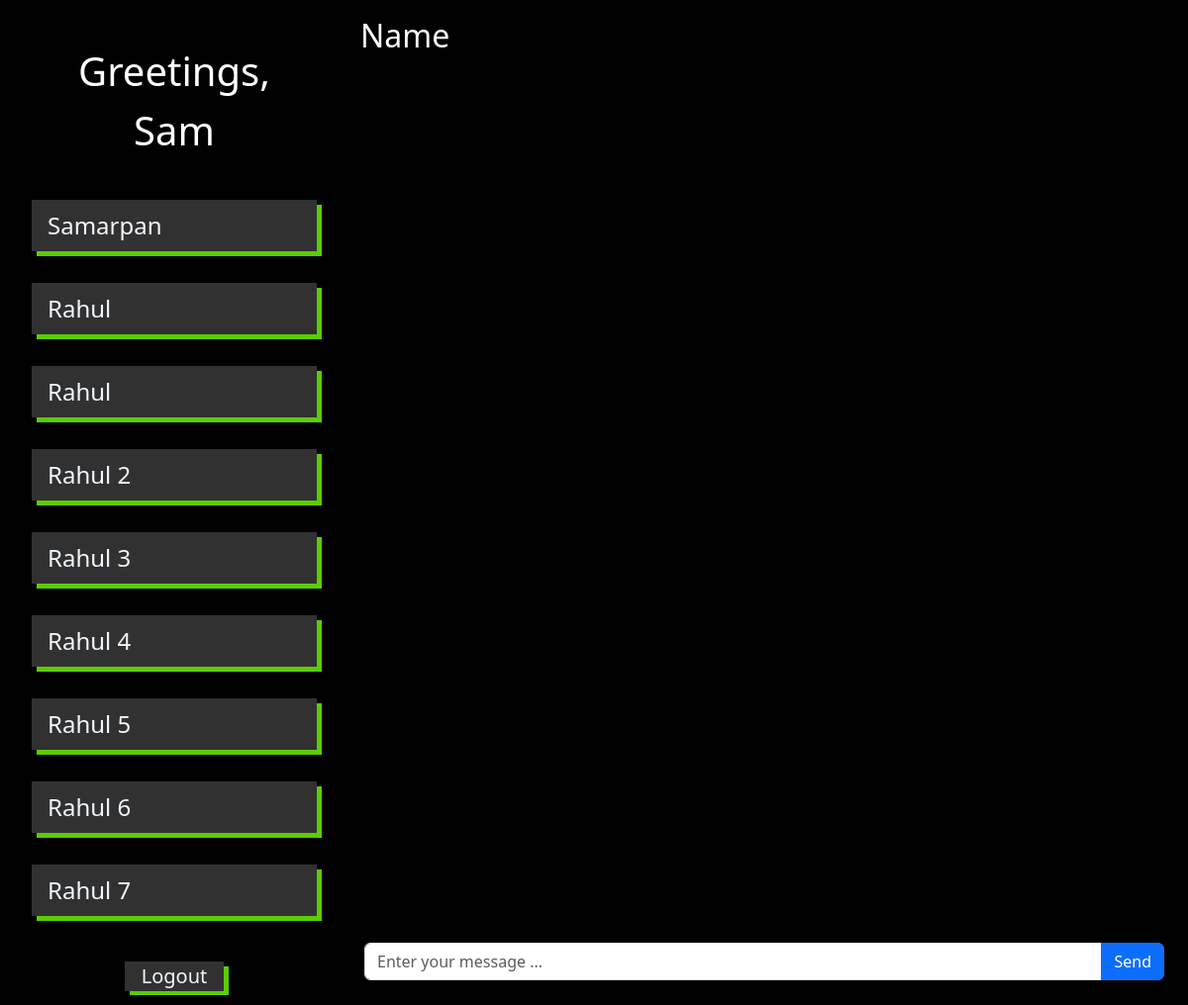
Page /Chats/DashBoard/ (signed in) on the earlier database version.
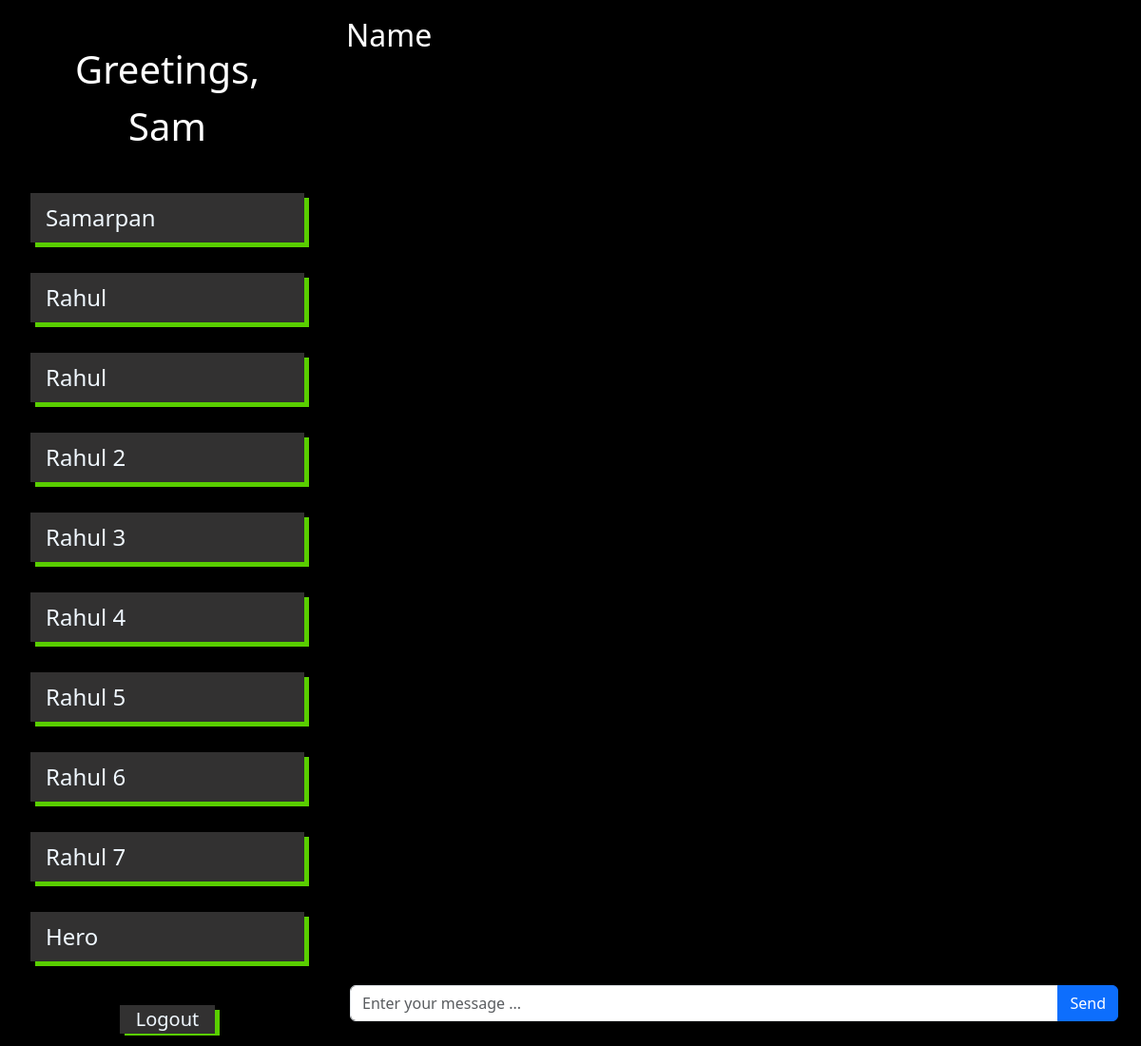
Same page on the later database version.
### ChatAuth/models.py (models this page shows)
class CustomAbstractUser(AbstractUser):
    def save(self,*args,**kwargs):
        self.last_login = timezone.now()
        super().save(*args,**kwargs)
    def __str__(self):
        return self.first_name

### ChatDash/views.py (the view)
# urls.py: path('',Default_View.LoginView.as_view(template_name="ChatAuth/Login.html",redirect_authenticated_user='ChatDash.DashBoardHandler'), name = "Login")
@login_required(login_url='ChatAuth:Login') # if login is not done then redirects to login_url
def DashBoardHandler(req):
    curr_user = CustomAbstractUser.objects.get(username=req.user.username)
    curr_user.last_login = now()
    curr_user.save()
    user_names = CustomAbstractUser.objects.all().exclude(username=req.user.username)
    ParseDict = {
        'usernames':user_names,
    }
    return render(req,"ChatDash/DashBrd.html",ParseDict)

### ChatDash/templates/ChatDash/DashBrd.html (shortened to what this page needs)
{% load static %}
<!DOCTYPE html>
<html lang="en">
<head>
	<link href="https://cdn.jsdelivr.net/npm/bootstrap@5.3.2/dist/css/bootstrap.min.css" rel="stylesheet"
>
	<link rel="stylesheet" href=" {% static 'ChatDash/css/DashBrd.css' %} ">
</head>
<body>
	<div class="container">
		<div class="chat-window d-flex justify-content-evenly align-items-center">
			<div class="contact-list offcanvas-start rounded-2 p-2" tabindex="-1" id="offcanvasExample"
				aria-labelledby="offcanvasExampleLabel">
				<div class="user-div offcanvas-header">
					<h1 class="offcanvas-title m-4" id="offcanvasExampleLabel">Greetings, {{user}}</h1>
				</div>
				<div class="contact-div" >
					{% for username in usernames %}
					<ul class="list-group list-group-flush">
						<a class="list-group-item fs-4 m-3" id="contact-div-element" onclick="sendReceiverName('{{username.username}}')">
							{{username}}
						</a>
					</ul>
					{% endfor %}
					<a class="logout" href="../Logout">Logout</a>
				</div>
			</div>
			<div class="message-list p-1 rounded-3">
				<div class="chat-history rounded-1">
					<div class="info-section p-2">
						<h2 id="ReceiverName">Name</h2>
					</div>
					<div class="text-section" id="ChatOblock">
					</div>
				</div>
				<div class="container-fluid input-block d-flex align-items-end justify-content-center">
					<div class="input-group mb-3">
						<input type="text" class="form-control" placeholder="Enter your message ..."
							aria-label="message" aria-describedby="button-addon2" id="InpBlock">
						<button class="btn btn-primary" type="button" id="button-addon2"
							onclick="SendMsg()">Send</button>
					</div>
				</div>
			</div>
		</div>
	</div>
</body>
</html>

### ChatDash/static/ChatDash/css/DashBrd.css (style rules this page uses)
* { margin: 0px; padding: 0px; box-sizing: border-box; }
:root { --yellow: #ffc700; --black: #000000; --green: rgba(97, 224, 0, 0.922); }
body { overflow-x: hidden; background-color: #000000; }
h1,h2,p { color: white; }
.container { max-width: 100vw; padding: 0px; }
.chat-window { max-width: 100vw; width: 100vw; height: 100vh; scroll-behavior: smooth; }
.contact-list { width: 28%; height: 98%; overflow-x: hidden; overflow-y: scroll; scrollbar-width: 5px; scrollbar-track-color: #000000; }
.contact-list>.contact-div a { cursor: pointer; background-color: #323131; color: aliceblue; transition: 0.5s; box-shadow: rgba(97, 224, 0, 0.922) 5px 5px; }
.message-list { width: 70%; height: 99%; }
.message-list>.chat-history { width: 100%; height: 90%; overflow-y: hidden; }
.message-list>.chat-history>.info-section { height: 10%; }
.message-list>.chat-history>.text-section { height: 90%; overflow-y: scroll; -ms-overflow-style: none; scrollbar-width: none; }
.message-list>.input-block { width: initial; height: 10%; }
h1 { text-align: center; }
.logout { display: block; width: 100px; text-align: center; text-decoration: none; margin: auto; font-size: 20px; margin-top: 30px; background-color: #ffc700; }

Differences in the rows shown:
added CustomAbstractUser: first_name "Hero"
